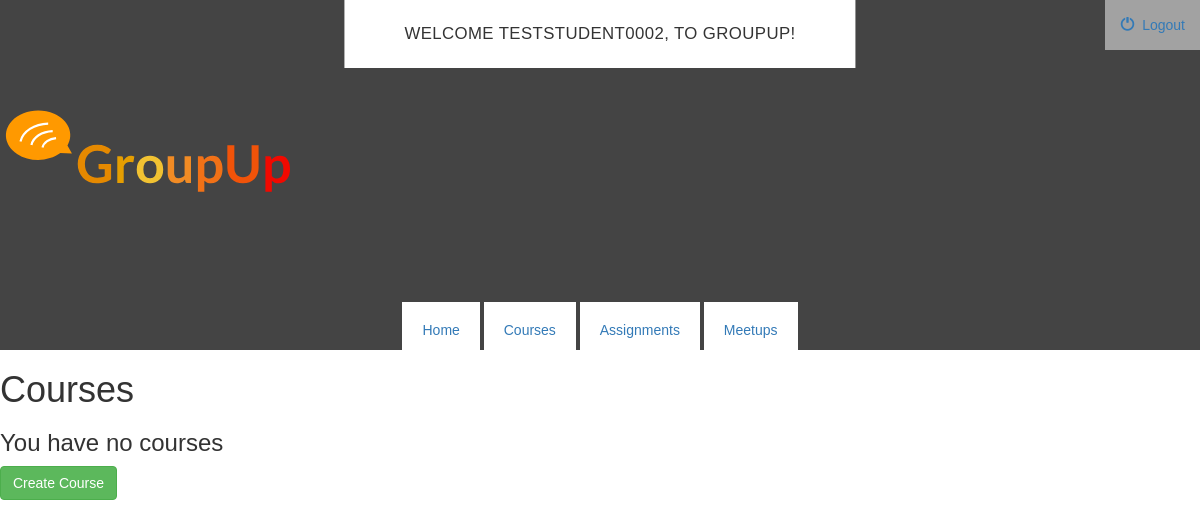
Before: /courses/ (signed in) with the older database file.
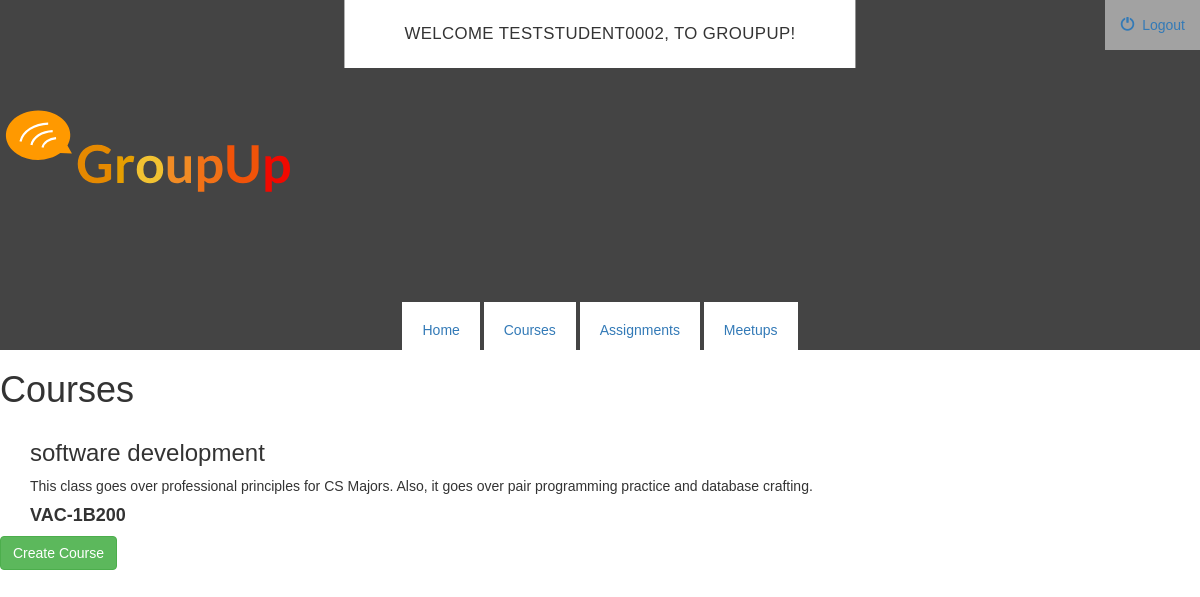
After: the same page with the newer database file.
### courses/models.py (models this page shows, shortened)
class Course(models.Model):
    user = models.ForeignKey(settings.AUTH_USER_MODEL, default=1)
    title = models.CharField(max_length=30)
    description = models.TextField(max_length=400)
    location = models.CharField(max_length=30)
    start_day = models.CharField(max_length=25)
    end_day = models.CharField(max_length=25)
    time = models.DateTimeField(auto_now=False)

### courses/views.py (the view)
def index(request):
    courses = Course.objects.filter(user=request.user)
    assignments = Assignment.objects.filter(user=request.user)
    meetups = MeetUp.objects.filter(user=request.user)
    context = {
    'courses':courses,
    'assignments':assignments,
    'meetups':meetups,
    }
    return render(request, 'courses/index.html', context)

### courses/templates/courses/index.html (shortened to what this page needs)
{% extends 'courses/base.html' %}
{% block body %}
<h1>Courses</h1>
{% if courses %}
    {% for course in courses %}
      <div class="container">
        <h3>{{ course.title }}</h3>
        <p>
          {{ course.description }}
        </p>
        <h4><strong>{{ course.location }}</strong></h4>
      </div>
    {% endfor %}
{% else %}
  <h3>You have no courses</h3>
{% endif %}
<a class="btn btn-success" href="{% url 'courses:create_course' %}">Create Course</a>
{% endblock %}

### courses/templates/courses/base.html (shortened to what this page needs)
<!DOCTYPE html>
<html lang="en">
<head>
    {% load staticfiles %}
    <link rel="stylesheet" href="https://maxcdn.bootstrapcdn.com/bootstrap/3.3.6/css/bootstrap.min.css">
    <link rel="stylesheet" type="text/css" href="{% static 'courses/style.css' %}"/>
</head>
<body>
<div class="header-container">
  <h1>Welcome {{ user }}, to GroupUp!</h1>
  <img class="favicon" src="{% static 'courses/img/favicon.svg' %}" alt="" height="300px" width="300px" />
    <nav>
      <ul>
        <li><a href="{% url 'home:index' %}">Home</a></li>
        <li><a href="{% url 'courses:index' %}">Courses</a></li>
        <li><a href="{% url 'assignments:index' %}">Assignments</a></li>
        <li><a href="{% url 'meetups:index' %}">Meetups</a></li>
      </ul>
    </nav>
    <a class="logout-button" href="{% url 'home:logout_user' %}">
      <span class="glyphicon glyphicon-off" aria-hidden="true"></span>&nbsp; Logout
    </a>
</div>
{% block body %}
{% endblock %}
</body>

### courses/static/courses/style.css (style rules this page uses)
body { font-family: 'Montserrat', sans-serif; font-weight: 400; color: #333; }
.header-container { height: 350px; width: 100%; background-color: #444; background-size: cover; background-repeat: no-repeat; background-position: center; position: relative; }
.header-container h1 { position: absolute; background-color: #fff; padding: 25px 60px; left: 50%; -webkit-transform: translateX(-50%); -moz-transform: translateX(-50%); -o-transform: translateX(-50%); -ms-transform: translateX(-50%); transform: translateX(-50%); bottom: 25; margin: 0px; text-transform: uppercase; font-weight: 400; font-size: 1.20em; letter-spacing: 0.4px; }
.header-container nav { width: 100%; height: 40px; background-color: #444; position: absolute; bottom: 0; }
nav ul { text-align: center; position: absolute; width: 100%; margin: 0; padding: 10px; list-style: inline; background-color: rgba(255, 255, 255, 0); }
nav ul li { display: inline; padding: 20px; padding-left: 20px; background-color: rgba(255, 255, 255, 1); }
nav ul li a { text-decoration: none; }
.logout-button { background-color: rgba(255, 255, 255, 0.5); padding: 15px; float: right; }
.favicon { position: absolute; top:0; }

Changed rows visible on the page:
added Course: title "software development", description "This class goes over professional principles for CS Majors. Also, it goes over pair programming practice and database crafting.", location "VAC-1B200"
Other visible differences:
text no longer shown: "You have no courses"
